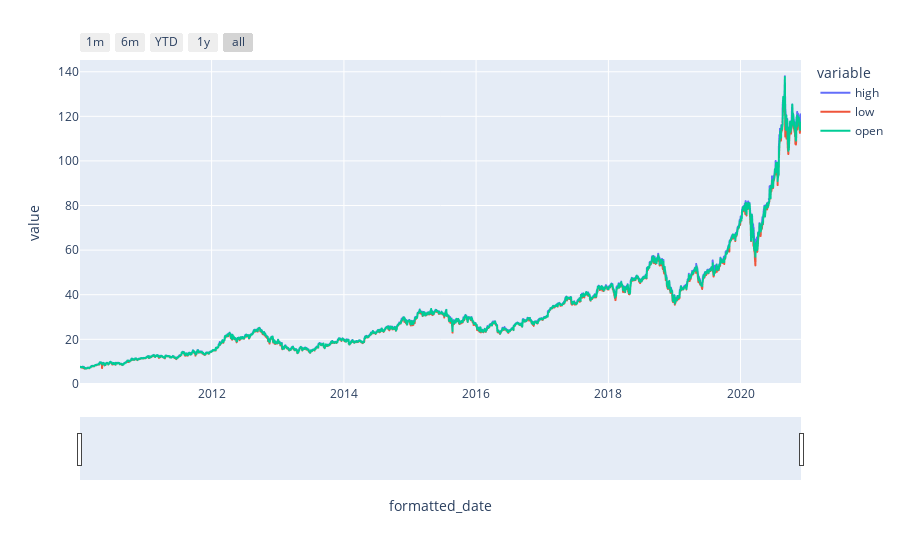

The cell this chart's notebook holds for it:
### Markdown cell above
## AAPL

### Code cell
lookat_Data('AAPL', ['2010-01-01', '2020-12-01', 'daily'])

### Figure 1 — Plotly figure (JSON) as saved in the notebook; plotly's stock layout.template omitted (floating-point values rounded to 4 significant figures; data arrays with more than 128 entries replaced by an {"elided": "..."} marker saying what was removed)
{"data": [{"hovertemplate": "variable=high<br>formatted_date=%{x}<br>value=%{y}<extra></extra>", "legendgroup": "high", "line": {"color": "#636efa", "dash": "solid"}, "mode": "lines", "name": "high", "showlegend": true, "type": "scattergl", "x": {"elided": "2747 str values"}, "xaxis": "x", "y": {"elided": "2747 float values"}, "yaxis": "y"}, {"hovertemplate": "variable=low<br>formatted_date=%{x}<br>value=%{y}<extra></extra>", "legendgroup": "low", "line": {"color": "#EF553B", "dash": "solid"}, "mode": "lines", "name": "low", "showlegend": true, "type": "scattergl", "x": {"elided": "2747 str values"}, "xaxis": "x", "y": {"elided": "2747 float values"}, "yaxis": "y"}, {"hovertemplate": "variable=open<br>formatted_date=%{x}<br>value=%{y}<extra></extra>", "legendgroup": "open", "line": {"color": "#00cc96", "dash": "solid"}, "mode": "lines", "name": "open", "showlegend": true, "type": "scattergl", "x": {"elided": "2747 str values"}, "xaxis": "x", "y": {"elided": "2747 float values"}, "yaxis": "y"}], "layout": {"legend": {"title": {"text": "variable"}, "tracegroupgap": 0}, "margin": {"t": 60}, "xaxis": {"anchor": "y", "domain": [0, 1], "rangeselector": {"buttons": [{"count": 1, "label": "1m", "step": "month", "stepmode": "backward"}, {"count": 6, "label": "6m", "step": "month", "stepmode": "backward"}, {"count": 1, "label": "YTD", "step": "year", "stepmode": "todate"}, {"count": 1, "label": "1y", "step": "year", "stepmode": "backward"}, {"step": "all"}]}, "rangeslider": {"visible": true}, "title": {"text": "formatted_date"}}, "yaxis": {"anchor": "x", "domain": [0, 1], "title": {"text": "value"}}}}
